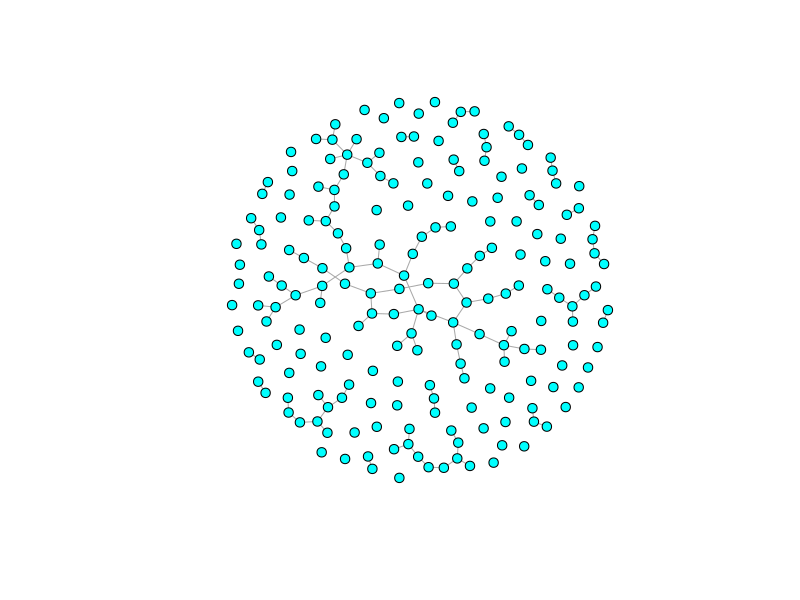
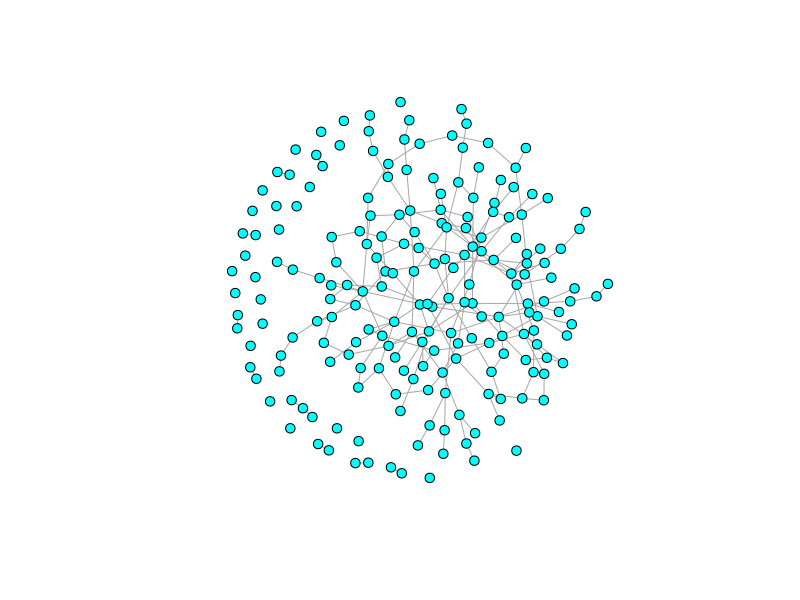

Here is the R script that generated these plots, in order:
## ---- chunk 1
#| message: false
require(igraph)
## giant component
gg <- sample_gnp(n=200,p=1/200)
gg1 <- sample_gnp(n=200,p=1/100)

plot(gg,vertex.size=5,vertex.color="cyan", vertex.label=NA)
plot(gg1,vertex.size=5,vertex.color="cyan", vertex.label=NA)
